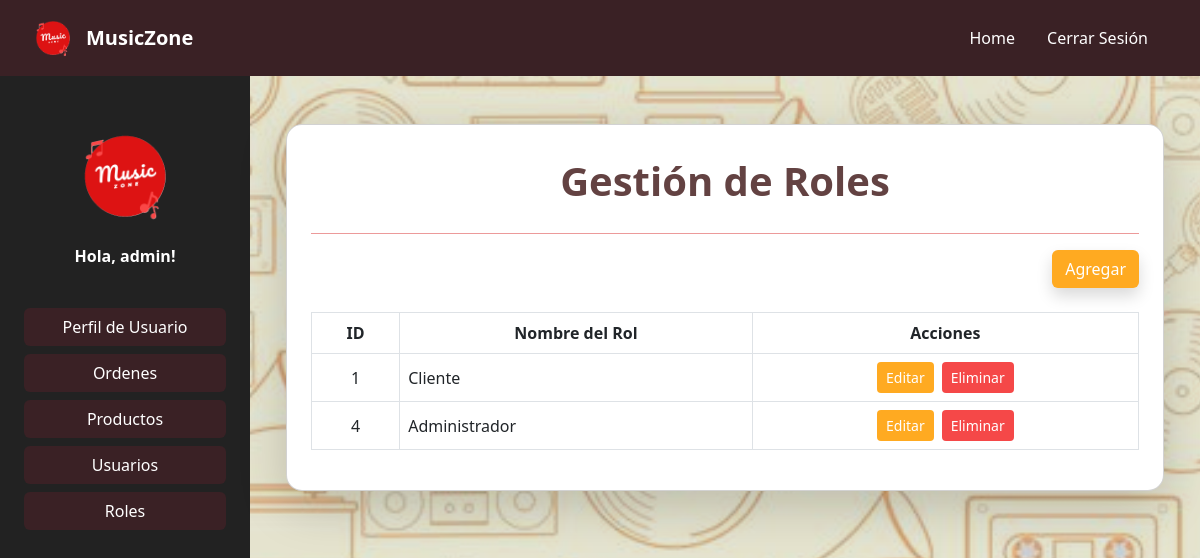
The app's page /usuarios/roles/ (signed in) with its own data.
### Users/models.py (models this page shows, shortened)
class User(AbstractUser):
    name = models.CharField(max_length=100, verbose_name='Nombre')
    last_name = models.CharField(max_length=100, verbose_name='Apellido')
    username = models.CharField(max_length=100, unique=True, verbose_name='Nombre de usuario')
    email = models.EmailField(unique=True, verbose_name='Correo electrónico')
    role = models.ForeignKey(Role, on_delete=models.CASCADE, verbose_name='Rol', null=True, blank=True)
    EMAIL_FIELD = 'email'
    USERNAME_FIELD = 'username'
    REQUIRED_FIELDS = ['email', 'name', 'last_name']

class Role(models.Model):
    role = models.CharField(max_length=100, verbose_name='Rol')

### Users/views.py (the view)
# urls.py: path('roles/', views.role, name='role'),
@staff_member_required(login_url='/')
@login_required
def role(request):
    roles = Role.objects.all()
    return render(request, 'roles/role.html', {'roles': roles})

### Users/templates/roles/role.html (shortened to what this page needs)
{% extends 'base.html' %}
{% load static %}
{% block content %}
<link href="https://cdn.jsdelivr.net/npm/bootstrap@5.3.0/dist/css/bootstrap.min.css" rel="stylesheet">
<div class="container py-4">
    <div class="card shadow-lg rounded-4 p-4" style="background-color:white;">
        <h1 class="text-center fw-bold mt-2 mb-4" style="color: #634242">Gestión de Roles</h1>
        <hr class="border-1 opacity-75 mt-1 mb-3" style="color: rgb(230, 120, 120);">
        <div class="row mb-4 align-items-center">
            <div class="col-12 col-md-6 text-md-end mt-2 mt-md-0">
                <button onclick="openCreateModal()" class="btn shadow" style="background-color: #ffaa21; color: white;">Agregar</button>
            </div>
        </div>
        <div class="table-responsive">
            <table id="usersTable" class="table table-bordered table-hover align-middle">
                <thead class="text-center">
                    <tr>
                        <th>ID</th>
                        <th>Nombre del Rol</th>
                        <th>Acciones</th>
                    </tr>
                </thead>
                <tbody>
                    {% for rol in roles %}
                    <tr>
                        <td class="text-center">{{ rol.id }}</td>
                        <td>{{ rol.role }}</td>
                        <td>
                            <div class="d-flex flex-wrap gap-2 justify-content-center">
                                <a href="javascript:void(0);" onclick="openEditModal(this)" data-id="{{ rol.id }}" data-name="{{ rol.role }}" class="btn btn-sm text-white" style="background-color: #ffaa21;">Editar</a>
                                <a href="javascript:void(0);" onclick="openDeleteModal('{{ rol.id }}', '{{ rol.role }}')" class="btn btn-sm text-white" style="background-color: rgb(245, 72, 72);">Eliminar</a>
                            </div>
                        </td>
                    </tr>
                    {% empty %}
                    <tr>
                        <td colspan="3" class="text-center">No hay roles registrados.</td>
                    </tr>
                    {% endfor %}
                </tbody>
            </table>
        </div>
    </div>
</div>
<link href="{% static 'css/role.css' %}" rel="stylesheet">
{% endblock %}

### MusicZone/templates/base.html (shortened to what this page needs)
{% load static %}
<!DOCTYPE html>
<html lang="es">
<head>
    <link href="https://cdn.jsdelivr.net/npm/bootstrap@5.3.0/dist/css/bootstrap.min.css" rel="stylesheet">
    <link rel="stylesheet" href="https://cdn.datatables.net/1.13.6/css/dataTables.bootstrap5.min.css">
</head>
<body class="bg-image">
<nav class="navbar navbar-expand-lg navbar-dark px-3" style="background-color: #3a2125;">
    <div class="container-fluid">
        <a class="navbar-brand d-flex align-items-center" href="{% url 'home' %}">
            <img src="{% static 'img/Logo.png' %}" class="me-2" style="max-height: 50px; width: auto;" alt="Logo">
            <span class="fw-bold text-white">MusicZone</span>
        </a>
        <div class="collapse navbar-collapse justify-content-end" id="navbarNav">
            <ul class="navbar-nav">
                <li class="nav-item me-3">
                    <a class="nav-link text-white" href="{% url 'home' %}"> Home</a>
                </li>
                {% if user.is_authenticated %}
                <li class="nav-item me-3">
                    <a class="nav-link text-white" href="{% url 'logout' %}"><ion-icon name="log-out-outline"> Cerrar Sesión</ion-icon></a>
                </li>
                {% endif %}
            </ul>
        </div>
    </div>
</nav>
<div class="d-flex min-vh-100">
        <div class="d-none d-lg-block text-white p-3" style="background-color: #222222; width: 250px;">
            <div class="text-center py-4">
                <img src="{% static 'img/Logo.png' %}" style="height: 120px;" alt="Logo">
                <p class="mt-2 fw-bold">{% if user.is_authenticated %}Hola, {{ user.name }}!{% else %}Bienvenido!{% endif %}</p>
            </div>
            <ul class="nav flex-column px-2">
                {% if user.is_authenticated %}
                <li class="nav-item mb-2">
                    <a href="{% url 'users:user_profile' request.user.id %}" class="btn w-100" style="background-color: #3a2125; color: white;">Perfil de Usuario</a>
                </li>
                {% if user.is_staff %}
                <li class="nav-item mb-2">
                    <a href="{% url 'sales:order_list' %}" class="btn w-100" style="background-color: #3a2125; color: white;">Ordenes</a>
                </li>
                <li class="nav-item mb-2">
                    <a href="{% url 'products:instrumento' %}" class="btn w-100" style="background-color: #3a2125; color: white;">Productos</a>
                </li>
                <li class="nav-item mb-2">
                    <a href="{% url 'users:user' %}" class="btn w-100" style="background-color: #3a2125; color: white;">Usuarios</a>
                </li>
                <li class="nav-item mb-2">
                    <a href="{% url 'users:role' %}" class="btn w-100" style="background-color: #3a2125; color: white;">Roles</a>
                </li>
                {% endif %}
                {% endif %}
            </ul>
        </div>
        <main class="flex-grow-1 p-4">
            {% block content %}{% endblock %}
        </main>
</div>
</body>
</html>

### records on screen
User: name "admin"
Role: id "1", role "Cliente"
Role: id "4", role "Administrador"
